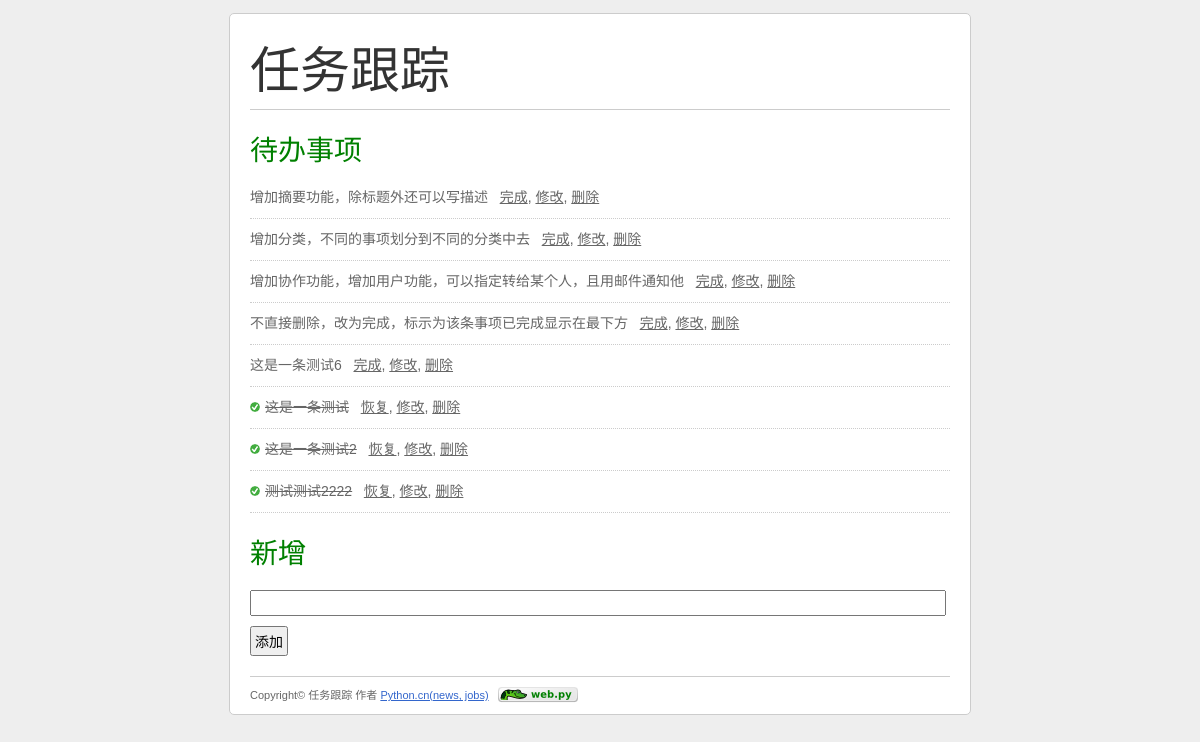
The page / on the database its author committed.
### tables this page shows
CREATE TABLE `todo` (
  [id] integer PRIMARY KEY autoincrement,
  [title] varchar(300) default '',
  [finished] integer(11) default 0,
  [post_date] datetime default (datetime('now', 'localtime')) 
);

### todo/controllers/todos.py (the view)
@app.route('/')
def show_todos():
    db = todo.db.get_db()
    cur = db.execute('select * from todo order by finished asc, id asc')
    todos = cur.fetchall()
    return render_template('index.html', todos=todos, app=app)

### todo/db.py (called while the page is built)
def connect_db():
    rv = sqlite3.connect(app.config['DATABASE'])
    rv.row_factory = sqlite3.Row
    return rv

def get_db():
    if not hasattr(g, 'sqlite_db'):
        g.sqlite_db = connect_db()
    return g.sqlite_db

### todo/templates/index.html (shortened to what this page needs)
{% extends "base.html" %}
{% block main %}
        <div class="box">
            <div class="box todos">
                <h2 class="box">待办事项</h2>
                <ul>{% for todo in todos %}
						{% if todo.finished ==1 %}
                        <li class="finished">
								{% if todo.finished ==1 %}
                                <del>{{ todo.title }}</del>
                                <a href="/todo/{{ todo.id }}/finish?status=no">恢复</a>,
								{% endif %}
                            <a href="/todo/{{ todo.id }}/edit">修改</a>,
                            <a href="/todo/{{ todo.id }}/delete" onclick="return confirm('删除以后不能恢复的，确定？')">删除</a>
                        </li>
						{% else %}
                       <li class="finished">
							{% if todo.finished ==0 %}
							{{ todo.title }}
                               <a href="/todo/{{ todo.id }}/finish?status=yes">完成</a>,
							{% endif %}
                           <a href="/todo/{{ todo.id }}/edit">修改</a>,
                           <a href="/todo/{{ todo.id }}/delete" onclick="return confirm('删除以后不能恢复的，确定？')">删除</a>
                       </li>
						{% endif %}
					{% endfor %}
                </ul>
            </div>
            <div class="box post">
                <h2>新增</h2>
                <form action="/todo/new" method="post" id="post_new">
                    <p><input type="text" name="title" class="long_txt" /></p>
                    <p><input type="submit" class="submit" value="添加" /></p>
                </form>
            </div>
        </div>
{% endblock %}

### todo/templates/base.html (shortened to what this page needs)
<!DOCTYPE html PUBLIC "-//W3C//DTD XHTML 1.0 Transitional//EN" "http://www.w3.org/TR/xhtml1/DTD/xhtml1-transitional.dtd">
<html xmlns="http://www.w3.org/1999/xhtml">
<head>
<link href="{{ url_for('static', filename='styles/reset.css') }}" rel="stylesheet" type="text/css" />
<link href="{{ url_for('static',filename='styles/index/style.css') }}" rel="stylesheet" type="text/css" />
</head>
<body>
<div class="page">
    <div class="header box">
        <h1><a href="/">{{ app.config['SITE_NAME'] }}</a></h1>
    </div>
    <div class="main box">
		{% block main %}{% endblock %}
	</div>
    <div class="foot">
        Copyright&copy; {{ app.config['SITE_NAME'] }}
        作者 <a href="http://simple-is-better.com/">Python.cn(news, jobs)</a>
        <a href="http://webpy.org/" target="_blank"><img src="{{ url_for('static',filename='images/webpy_ss.png') }}" alt="powered by web.py" /></a>
    </div>
</div>
</body>
</html>

### todo/static/styles/index/style.css (style rules this page uses)
body { background:#EEE; }
.box { margin-bottom:20px; }
.long_txt { width:98%; }
p { line-height:1.5em; }
a { color:#3366CC; text-decoration:underline; }
.page { width:700px; margin:10px auto; background:#FFF; padding:10px 20px; border:1px solid #CCC; border-radius:5px; }
.header { padding-top:10px; border-bottom:1px solid #CCC; }
.header h1 { font-size:50px; }
.header a { color:#333; text-decoration:none; }
.box h2 { padding-bottom:5px; margin-bottom:10px; font-weight:400; color:green; font-size:28px; }
.todos ul li { list-style-type:none; margin-bottom:10px; padding-bottom:10px; border-bottom:1px dotted #CCC; }
.todos ul li.finished { color:#666; }
.todos ul li a { color:#666; }
.todos ul li del { padding-left:15px; background:url(images/ok.gif) no-repeat left center; }
.post p { margin-bottom:10px; }
.post .submit { line-height:normal; -padding:0; }
.foot { border-top:1px solid #CCC; color:#666; padding-top:10px; font-size:11px; }
.foot img { vertical-align:top; }

### rows shown on the page
todo: title "增加摘要功能，除标题外还可以写描述"
todo: title "增加分类，不同的事项划分到不同的分类中去"
todo: title "增加协作功能，增加用户功能，可以指定转给某个人，且用邮件通知他"
todo: title "不直接删除，改为完成，标示为该条事项已完成显示在最下方"
todo: title "这是一条测试6"
todo: finished 1 (drawn), title "这是一条测试"
todo: finished 1 (drawn), title "这是一条测试2"
todo: finished 1 (drawn), title "测试测试2222"

### other values the page prints
{{ app.config['SITE_NAME'] }} "任务跟踪"
